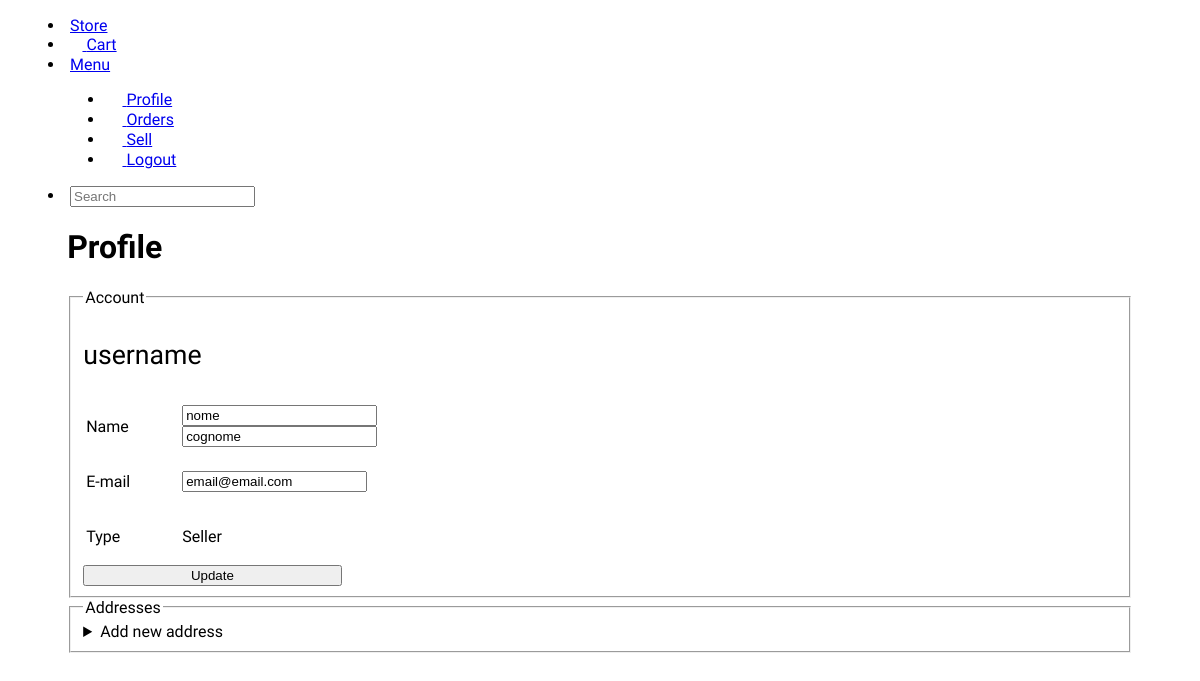
Screenshot of /profile (signed in) with the database file from the repository.
### tables.py (models this page shows, shortened)
class Base(DeclarativeBase):
    pass

class User(Base, UserMixin):
    __tablename__ = 'users'
    id: Mapped[int] = mapped_column(primary_key=True, autoincrement=True)
    email: Mapped[str] = mapped_column(unique=True)
    username: Mapped[str] = mapped_column(unique=True)
    password: Mapped[str] = mapped_column()
    name: Mapped[str] = mapped_column()
    last_name: Mapped[str] = mapped_column(nullable=True)
    user_type: Mapped[bool] = mapped_column() # True se venditore
    addresses: Mapped[List['Address']] = relationship(back_populates='user')
    cart_products: Mapped[List['CartProducts']] = relationship(back_populates='user')
    def is_seller(self):
        return  self.user_type

### app.py (the view, shortened to what this page needs)
@app.route('/profile', methods=['GET', 'POST'])
@login_required # Indica che è richiesto un login per accedere a questa pagina, un login avvenuto con successo e quindi con un utente loggato
def profile():
    if request.method == 'GET':
        user = db_session.scalar(select(User).filter(User.id == current_user.get_id()))
        addrs = db_session.scalar(select(Address).where(Address.user_id == int(current_user.get_id())))
        return render_template('profile.html', user=user, addrs=addrs)

### app.py (called while the page is built)
@login_manager.user_loader
def load_user(user_id):
    return db_session.scalar(select(User).where(User.id == int(user_id))) # Dovrebbe ritornare 'None' se l'ID non è valido

### templates/profile.html (shortened to what this page needs)
{% extends 'base.html' %}
{% block content %}
<div class="container-big">
    <h1>Profile</h1>
    <div class="flex">
        <div class="col-5">
            <fieldset>
                <legend>Account</legend>
                <div>
                    <p id="username">{{user.username}}</p>
                    <form method="post" class="bg-default p-.25">
                        <table>
                            <tr>
                                <td><p class="bold muted">Name</p></td>
                                <td style="width:80%">
                                    <div class="flex">
                                        <input type="text" name="info-fname" class="mr-.25" value="{{user.name}}" style="width:50%" />
                                        <input type="text" name="info-lname" class="ml-.25" value="{{user.last_name}}" style="width:50%" />
                                    </div>
                                </td>
                            </tr>
                            <tr>
                                <td><p class="bold muted">E-mail</p></td>
                                <td><input type="text" name="info-email" value="{{user.email}}" /></td>
                            </tr>
                            <tr>
                                <td><p class="bold muted">Type</p></td>
                                <td>
                                    <p class="">
                                    {{ 'Seller' if user.is_seller() else 'Buyer' }}
                                    </p>
                                </td>
                            </tr>
                        </table>
                        <button style="width:25%" type="submit" name="info-update">Update</button>
                    </form>
                </div>
            </fieldset>
        </div>
    </div>
    <div class="flex">
        <div class="col-7">
            <fieldset>
                <legend>Addresses</legend>
                <details class="bg-muted">
                    <summary class="default">Add new address</summary>
                </details>
            </fieldset>
        </div>
    </div>
</div>
{% endblock %}

### static/css/styles2.css (style rules this page uses)
body { font-family: "Onest"; }
.container-big { width: 90%; margin: 0 auto; }
.col-7 { flex: 70%; }
.col-5 { flex: 70%; }
#username { font-size: 20pt; }

### rows the page displays
User: username "username", info-fname "nome", info-lname "cognome", info-email "email@email.com", user_type "Seller"
